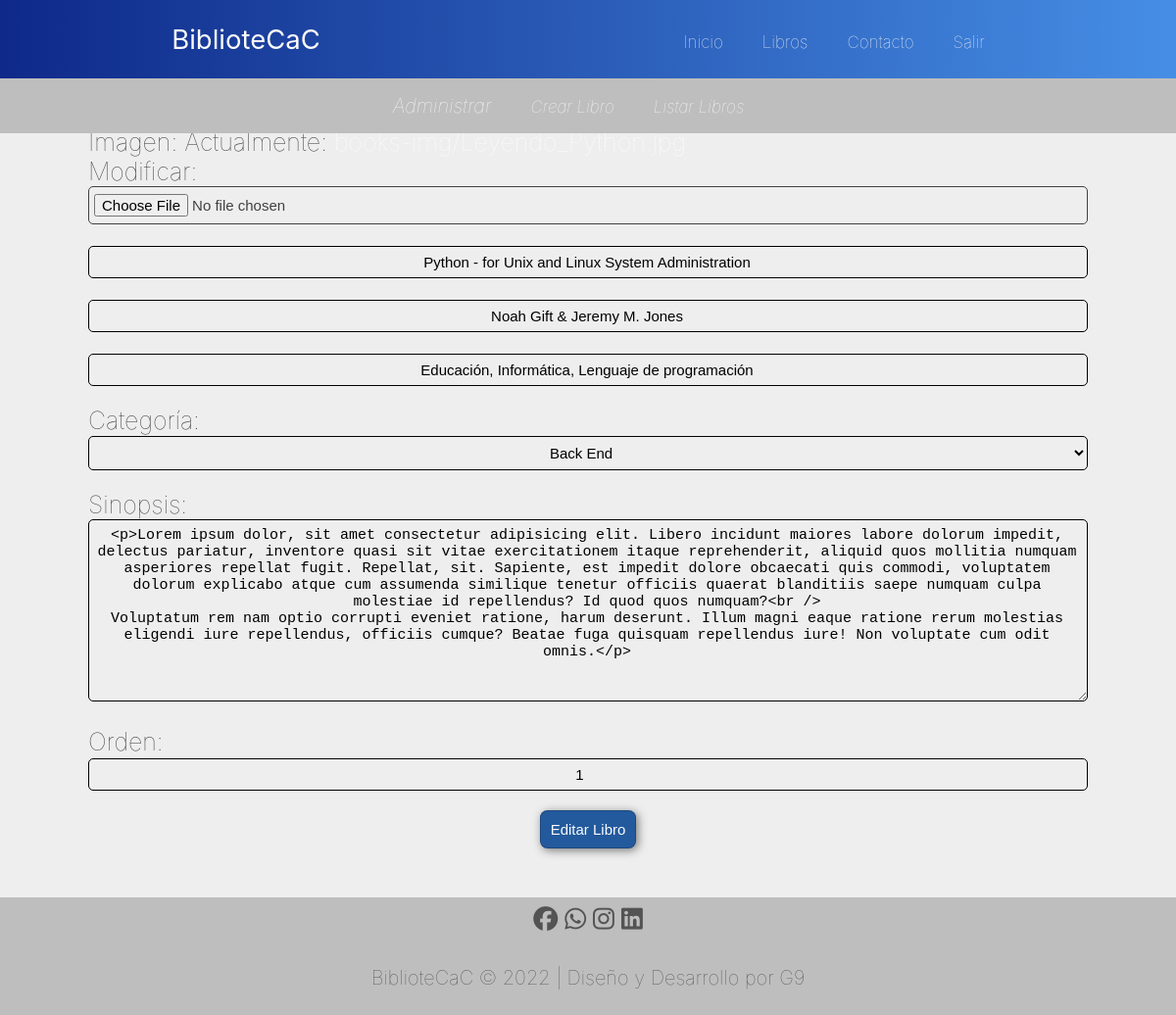
/books/update/5/ (signed in), run on the app's committed database.
### books/models.py (models this page shows, shortened)
class Book(models.Model):
    image = models.ImageField(verbose_name = "Imagen", upload_to = "books-img", blank = False, null = False)
    title = models.CharField(verbose_name="Título", max_length=100, blank = False)
    author = models.CharField(verbose_name="Autor", max_length=100, blank = False)
    genre = models.CharField(verbose_name="Género", max_length=100, blank = False)
    category = models.ForeignKey(Category, on_delete=models.SET_NULL, related_name='get_books', null = True)
    synopsis = RichTextField(verbose_name="Sinopsis", blank = False, null = False)
    order = models.SmallIntegerField(verbose_name="Orden", default=0, blank = False, null = False)
    created = models.DateTimeField(auto_now_add=True, verbose_name="Fecha de creación")
    updated = models.DateTimeField(auto_now=True, verbose_name="Fecha de edición")
    class Meta:
        verbose_name = "libro"
        verbose_name_plural = "libros"
        ordering = ['-created']

### books/views.py (the view, shortened to what this page needs)
# urls.py: path('update/<int:pk>/', BookUpdate.as_view(), name='update'),
@method_decorator(staff_member_required, name='dispatch')
class BookUpdate(UpdateView):
    model = Book
    form_class = BookForm
    template_name_suffix = '_update_form'

### books/forms.py
class BookForm(forms.ModelForm):
    class Meta:
        model = Book
        fields = ['image', 'title', 'author', 'genre', 'category', 'synopsis', 'order']
        widgets = {
            'title': forms.TextInput(attrs={ 'placeholder':'Titulo'}),
            'author': forms.TextInput(attrs={ 'placeholder':'Autor'}),
            'genre': forms.TextInput(attrs={ 'placeholder':'Género'}),
        }
        labels = {
            'title':'', 'author':'', 'genre':'', 'category':'Categoría'
        }

### books/models.py (called while the page is built)
    def __str__(self):
        return self.development_area

### books/templates/books/book_update_form.html (shortened to what this page needs)
{% extends 'core/base.html' %}
{% load static %}
{% block content %}
{% include 'books/includes/books_menu.html' %}
<main>
    <div class="container-crear">
        <div class="item-crear">
            <form action="" method="POST" enctype="multipart/form-data" id="form" class="form">
                <div class="form-control">
                    {{ form.as_p }}
                </div>
                <button class="buttons b-form" type="submit">Editar Libro</button>
            </form>
        </div>
    </div>
</main>
{% endblock content %}

### core/static/core/css/style.css (style rules this page uses)
* { margin: 0; padding: 0; text-align: center; box-sizing: border-box; }
html { font-size: 62.5%; }
body { background-color: rgb(238, 238, 238); color: rgb(65, 65, 65); font-family: -apple-system, BlinkMacSystemFont, 'Segoe UI', Roboto, Oxygen, Ubuntu, Cantarell, 'Open Sans', 'Helvetica Neue', sans-serif; font-weight: lighter; font-size: 2.5rem; }
main { width: 100%; }
p { margin-block-start: 1rem; margin-block-end: 1rem; }
a { text-decoration: none; color: rgb(251, 251, 251); }
.buttons { background-color: rgb(35, 90, 157); padding: 1rem; border: 1.5px solid rgba(0, 0, 0, 0.2); border-radius: 0.75rem; box-shadow: 2px 2px 10px rgba(0, 0, 0, 0.5); color: rgb(251, 251, 251); font-size: 1.5rem; }

### core/static/core/css/home.css (style rules this page uses)
main { padding-top: 10vh; }

### core/static/core/css/book_list.css (style rules this page uses)
main { padding-top: 10vh; }

### core/static/core/css/book.css (style rules this page uses)
main { padding-top: 10vh; }
.item-book2 h4, h5, p { text-align: left; margin: 2rem; }

### core/static/core/css/contact.css (style rules this page uses)
main { padding-top: 10vh; }
.form { margin: 5rem 7rem; flex-wrap: wrap; }
input, select, textarea { background: none; font-size: 1.5rem; padding: 0.7rem 0.7rem 0.7rem 0.5rem; width: 100%; border: 1px solid; border-radius: 0.5rem; }
.b-form { justify-content: center; }

### books/static/books/css/books_menu.css (style rules this page uses)
a { text-decoration: none; text-transform: none; }

### data on the page
Book: title "Python - for Unix and Linux System Administration", author "Noah Gift & Jeremy M. Jones", genre "Educación, Informática, Lenguaje de programación", category "Back End", synopsis "<p>Lorem ipsum dolor, sit amet consectetur adipisicing elit. Libero incidunt maiores labore dolorum impedit, delectus pariatur, inventore quasi sit vitae exercitationem itaque reprehenderit, aliquid quos mollitia numquam asperiores repellat fugit. Repellat, sit. Sapiente, est impedit dolore obcaecati quis commodi, voluptatem dolorum explicabo atque cum assumenda similique tenetur officiis quaerat blanditiis saepe numquam culpa molestiae id repellendus? Id quod quos numquam?<br /> Voluptatum rem nam optio corrupti eveniet ratione, harum deserunt. Illum magni eaque ratione rerum molestias eligendi iure repellendus, officiis cumque? Beatae fuga quisquam repellendus iure! Non voluptate cum odit…", order "1"
